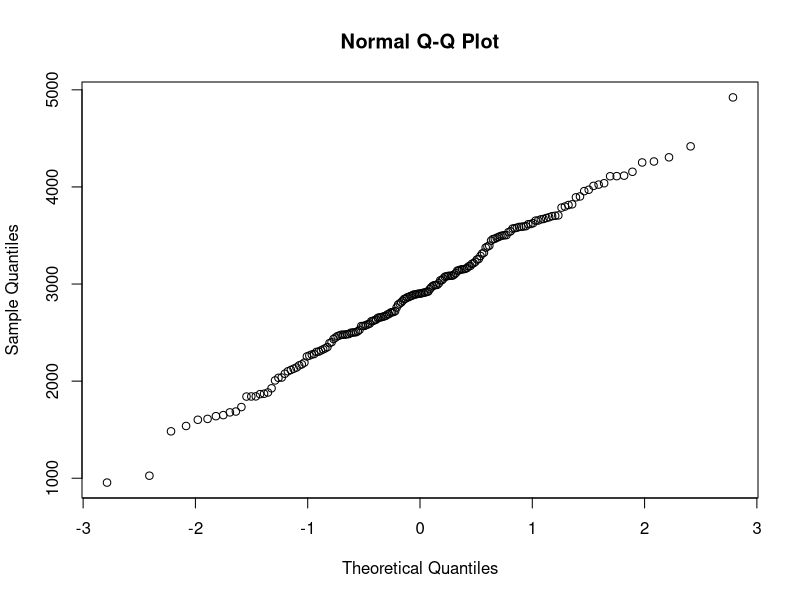
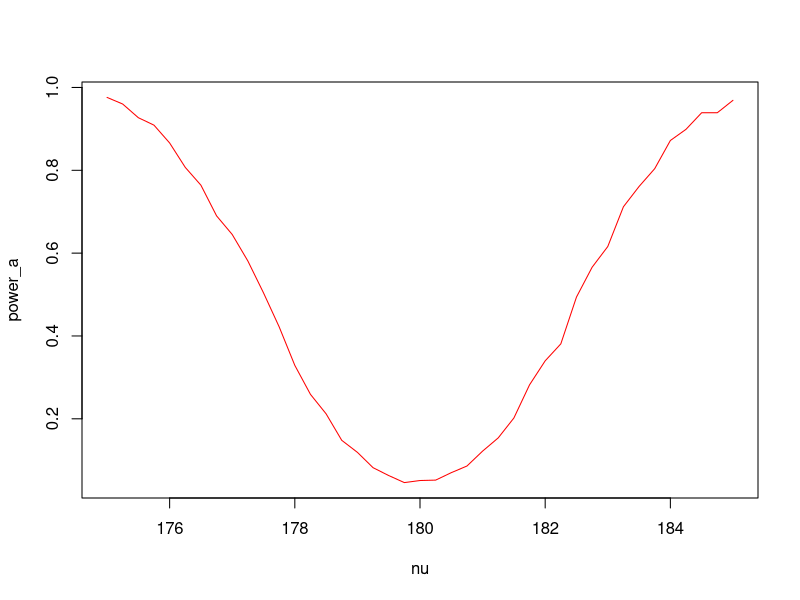
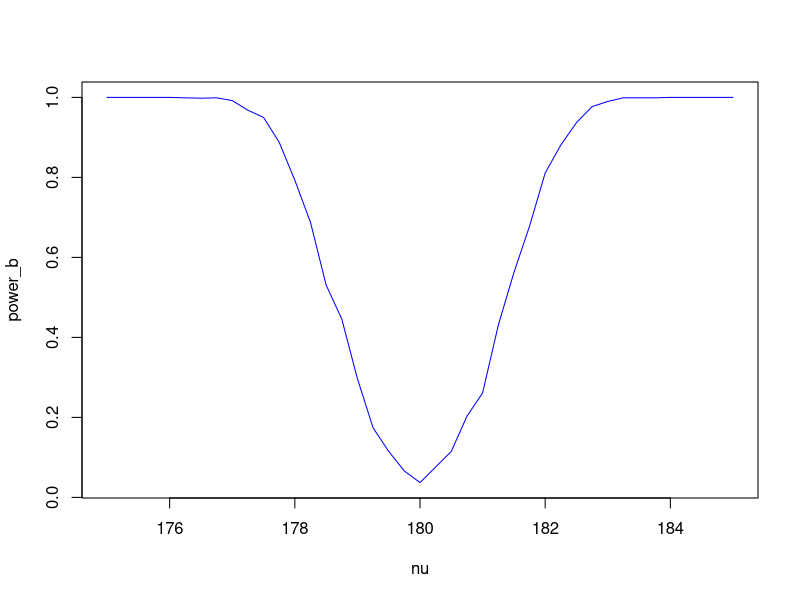
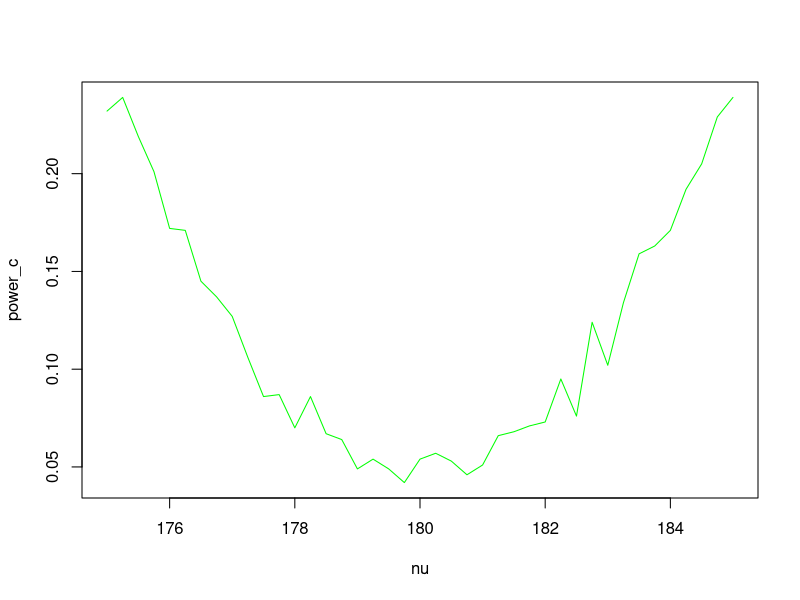
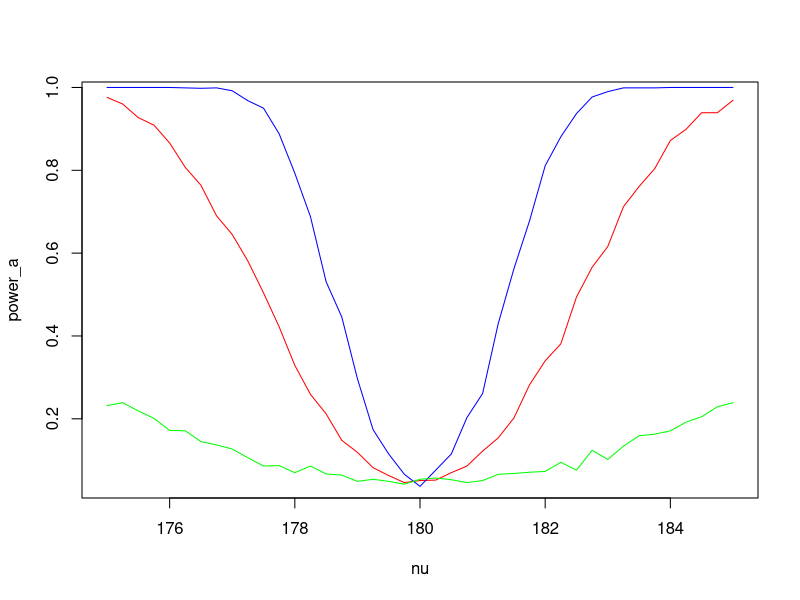
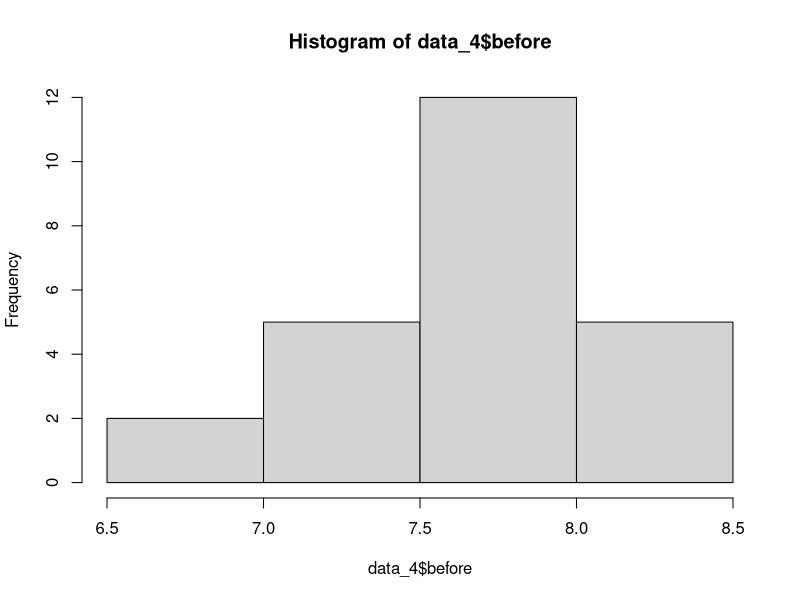
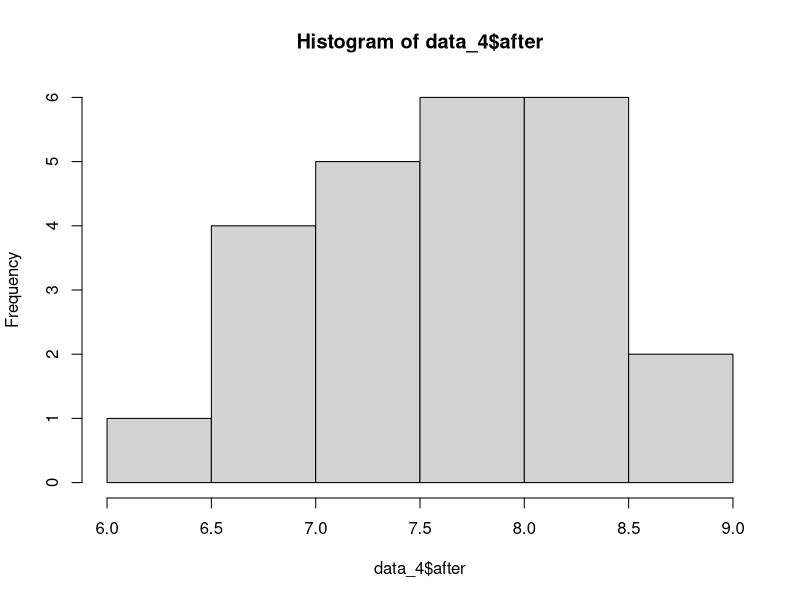
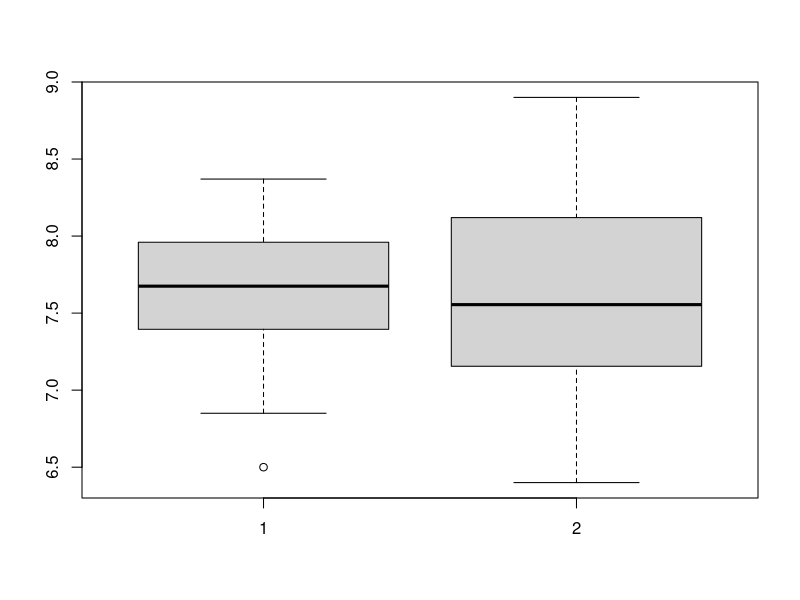

Write the R code that produced these figures, in order.
#Exercise 1
data = read.table(file="birthweight.txt", header=TRUE)
qqnorm(data$birthweight)
data_mean = mean(data$birthweight)
error = qt(0.95, df=length(data$birthweight)) * sd(data$birthweight) / sqrt(length(data$birthweight))
upper_bound = data_mean + error
lower_bound = data_mean - error

t.test(data$birthweight, conf.level=0.9)

t.test(data$birthweight, mu=2800, alternative="greater")

#Exercise 2
n = m = 30
mu = 180
nu = 175
sd = 5
B = 1000
p = numeric(B)

for(b in 1:B){
  x = rnorm(n, mu, sd)
  y = rnorm(m, nu, sd)
  p[b] = t.test(x, y, var.equal=TRUE)[[3]]
}
power = mean(p<0.05)

#a
nu = seq(175, 185, by=0.25)
power_a = numeric(length(nu))

for(i in 1:length(nu)){
  for(b in 1:B){
    x = rnorm(n, mu, sd)
    y = rnorm(m, nu[i], sd)
    p[b] = t.test(x, y, var.equal=TRUE)[[3]]
  }
  power_a[i] = mean(p<0.05)
}
plot(nu, power_a, type="l", col="red")

#b
n = m = 100
nu = seq(175, 185, by=0.25)
power_b = numeric(length(nu))

for(i in 1:length(nu)){
  for(b in 1:B){
    x = rnorm(n, mu, sd)
    y = rnorm(m, nu[i], sd)
    p[b] = t.test(x, y, var.equal=TRUE)[[3]]
  }
  power_b[i] = mean(p<0.05)
}
plot(nu, power_b, type="l", col="blue")

#c
n = m = 30
sd = 15
nu = seq(175, 185, by=0.25)
power_c = numeric(length(nu))

for(i in 1:length(nu)){
  for(b in 1:B){
    x = rnorm(n, mu, sd)
    y = rnorm(m, nu[i], sd)
    p[b] = t.test(x, y, var.equal=TRUE)[[3]]
  }
  power_c[i] = mean(p<0.05)
}
plot(nu, power_c, type="l", col="green")

#d
plot(nu, power_a, type="l", col="red")
points(nu, power_b, type="l", col="blue")
points(nu, power_c, type="l", col="green")

#Exercise 4

data_4 = read.table(file="run.txt", header=TRUE)
hist(data_4$before)
hist(data_4$after)
boxplot(data_4$before, data_4$after)
plot(data_4$before - data_4$after)
boxplot(data_4$before - data_4$after)
t.test(data_4$before - data_4$after)
qqnorm(data_4$before - data_4$after)
shapiro.test(data_4$before - data_4$after)
